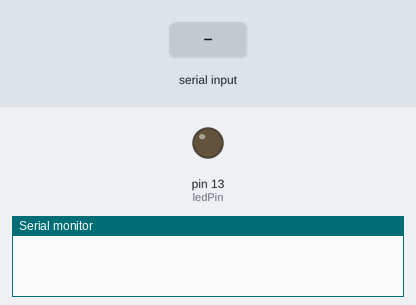
This sketch was run on a simulated Arduino Uno, built with avr-gcc and run on an emulated ATmega328P. Parts: output pins drawn as LEDs (lit = HIGH), the last lines printed to the serial monitor. The test bench sets the inputs (shaded band).

Above: at 1.2 s.
1.3 s: "A" received over Serial
At 1.8 s:
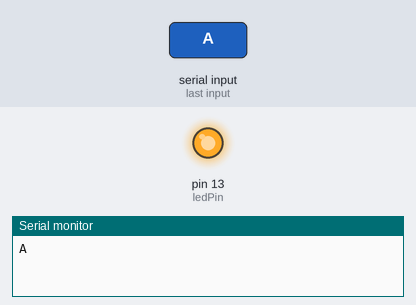
2.8 s: "B" received over Serial
At 4.2 s:
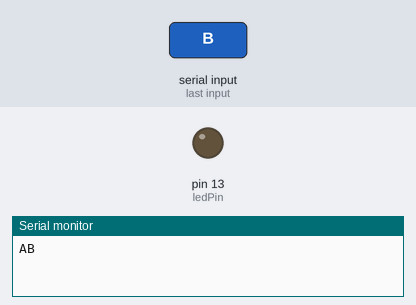
Timing chart, 0 to 5.8 s (numbered marks = the images above; inputs shaded):
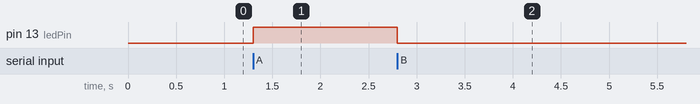

The sketch:

detect-blink.ino
```cpp
const int ledPin = 13;
char serIn;

void setup() {
  // put your setup code here, to run once:
  Serial.begin(9600);
  pinMode(ledPin, OUTPUT);
}

void loop() {
  // put your main code here, to run repeatedly:
  if (Serial.available()>0) {
    serIn = Serial.read();
    Serial.print(serIn);

    if (serIn == 'A') {
      digitalWrite(ledPin, HIGH);
    }
    else if (serIn == 'B') {
      digitalWrite(ledPin, LOW);
    }
  }
}
```

Measured:
- after the input at 1.3 s, pin 13 (ledPin): LOW → HIGH at once
- after the input at 2.8 s, pin 13 (ledPin): HIGH → LOW at once
